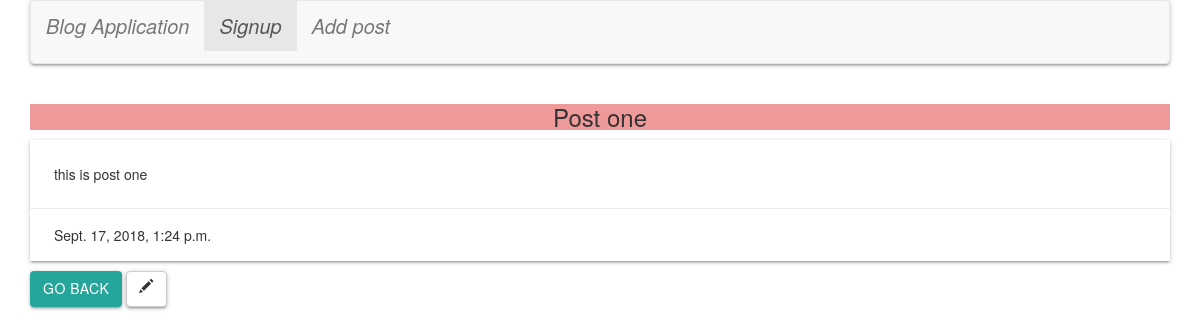
The app's page /blog/details/1/ with its own data.
### blog/models.py (models this page shows, shortened)
class Post(models.Model):
    title = models.CharField(max_length=200)
    text = models.TextField()
    created_at = models.DateTimeField(default=datetime.now, blank=True)

### blog/views.py (the view)
# urls.py: path('details/<int:id>/',views.details, name='details'),
def details(request, id):
    post = Post.objects.get(id=id)
    context = {
        'post': post,
        }
    return render(request,'blog/details.html', context)

### blog/templates/blog/details.html
{% extends 'blog/base.html' %}
{% block content %}
<h3 class="center-align red lighten-3"> {{ post.title }} </h3>
<div class="card">
    <div class="card-content">
        {{ post.text }}
    </div>
    <div class="card-action">
        {{ post.created_at }}
    </div>
</div>
<a href="/blog" class="btn">Go Back</a>
<a class="btn btn-default" href="{% url 'blog:post_edit' id=post.id %}"><span class="glyphicon glyphicon-pencil"></span></a>
{% endblock %}

### blog/static/css/main.css (style rules this page uses)
body { background-image: url("/images/bground.jpg") }

### records on screen
Post: title "Post one", text "this is post one", created_at "Sept. 17, 2018, 1:24 p.m."
